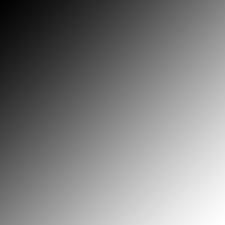
#> input picture image/gradient.jpeg, 225 x 225 px
$ python basic29.py
#> lines starting #> are read from the running program, lines starting #| are printed output that depends on the picture; after the words box and inside, x2 and y2 are one past the last pixel; in counts of white or black regions, pixels touching at a corner belong together
#แสดง Threshold ใน Matplotlib
import cv2
#เพิ่ม Matplotlib เข้ามา
import matplotlib.pyplot as plt

#อ่านภาพ
gray_img = cv2.imread("image/gradient.jpeg")
#> gray_img is the input picture: shape (225, 225, 3); min 1, max 255, mean 128.7
gray_img =cv2.resize(gray_img,(250,250))#ปรับขนาดภาพ
#> gray_img: shape (250, 250, 3)

#ทำภาพเทาเป็นภาพขาวดำด้วย คำสั่ง cv2.threshold******
thresh, result1 = cv2.threshold(gray_img,128,255,cv2.THRESH_BINARY)
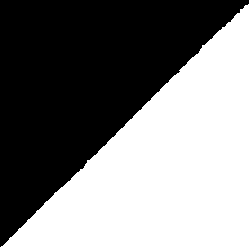
#> result1: shape (250, 250, 3); 50.2% white; 1 black region, box (x1, y1, x2, y2) and area: (0, 0, 249, 247) 31139
thresh, result2 = cv2.threshold(gray_img,128,255,cv2.THRESH_BINARY)
thresh, result3 = cv2.threshold(gray_img,128,255,cv2.THRESH_TRUNC)
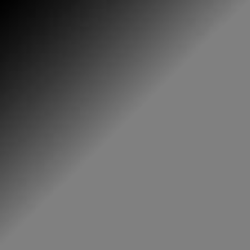
#> result3: shape (250, 250, 3); min 1, max 128, mean 103.4
thresh, result4 = cv2.threshold(gray_img,128,255,cv2.THRESH_TOZERO)
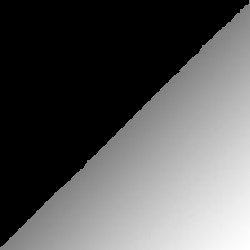
#> result4: shape (250, 250, 3); min 0, max 255, mean 89.4
thresh, result5 = cv2.threshold(gray_img,128,255,cv2.THRESH_TOZERO_INV)
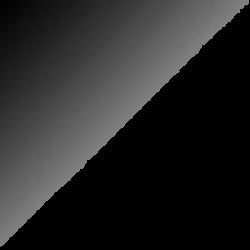
#> result5: shape (250, 250, 3); min 0, max 128, mean 39.2

#สิ่งที่เราสร้างเพิ่ม คือ list
images = [gray_img, result1,result2,result3,result4,result5]
#images คือตัวแปรที่เก็บภาพที่เราสร้าง ,result1 คือตัวแปรที่เก็บภาพที่เราแปลงจากภาพgrayscale เป็น ภาพ binary ,
#result2 คือตัวแปรที่เก็บภาพที่เราแปลงจากภาพgrayscale เป็น ภาพ binary_inv
#result3 คือตัวแปรที่เก็บภาพที่เราแปลงจากภาพgrayscale เป็น ภาพ trunc
#result4 คือตัวแปรที่เก็บภาพที่เราแปลงจากภาพgrayscale เป็น ภาพ tozero
#result5 คือตัวแปรที่เก็บภาพที่เราแปลงจากภาพgrayscale เป็น ภาพ tozero_inv
titles = ["Original","BINARY","BINARY_INV","TRUNC","TOZERO","TOZERO_INV"]
#titles คือตัวแปรที่เก็บชื่อภาพที่เราสร้าง โดนเขียนจับคู่กับ imagesที่เราสร้าง listไว้

#แสดงภาพ
for i in range(len(images)):#range คือการวนลูป , len คือการหาความยาวของ images
    plt.subplot(2,3,i+1)#แบ่งหน้าต่างเป็น 2 แถว 3 คอลัมน์ , i+1 คือการวนลูป ,subplot คือการแสดงภาพในหน้าต่าง
    plt.imshow(images[i])#แสดงภาพ , images[i] คือภาพที่เราสร้าง
    plt.title(titles[i])#แสดงชื่อภาพ, titles[i] คือชื่อภาพที่เราสร้าง
    plt.xticks([]),plt.yticks([])#ไม่แสดงตัวแปร x และ y
#> this loop made 6 passes

plt.show()
